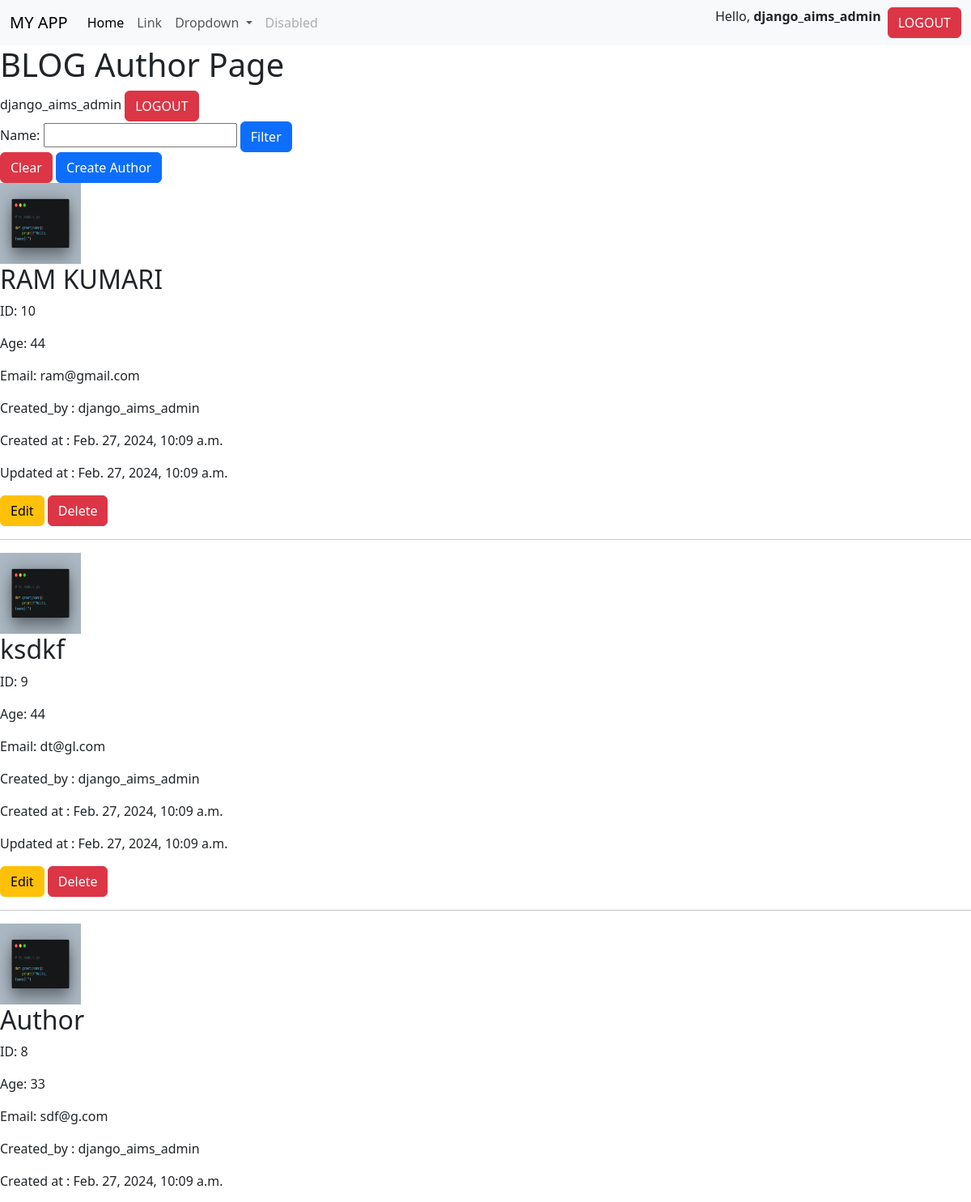
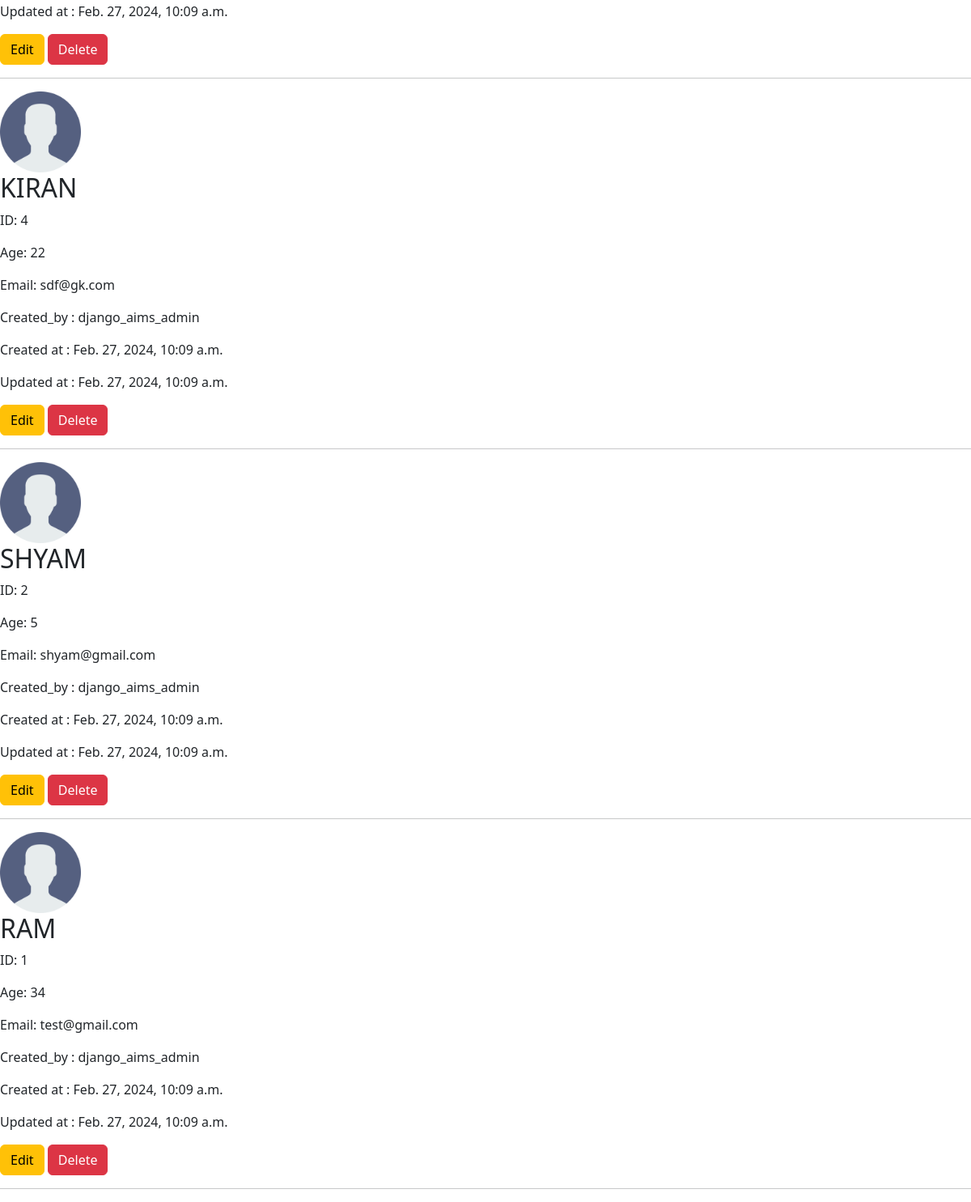
The app's page /blog/author_list/ (signed in) with its own data (2 pictures, top to bottom).
### blog/models.py (models this page shows)
class Author(models.Model):
    name = models.CharField(max_length=255)
    age = models.PositiveIntegerField()
    email = models.EmailField()
    bio = models.TextField()
    photo = models.ImageField(upload_to="author_photos/",null=True)
    created_by = models.ForeignKey(user,on_delete=models.CASCADE,)
    created_at = models.DateTimeField(auto_now_add=True,)
    updated_at = models.DateTimeField(auto_now=True)
    def __str__(self):
        return self.name
    class Meta:
        verbose_name_plural = "Authors"

### blog/views.py (the view)
# urls.py: path('author_list/',author_list,name="author_list"),
def author_list(request):
    if not  request.user.is_authenticated:
        return redirect('loginPage')
    form = AuthorFilterForm()
    name = request.GET.get('name')
    if name is not None:
        authors = Author.objects.filter(name__contains = name).filter(created_by=request.user).order_by('-id')
    else:
        authors = Author.objects.filter(created_by=request.user).order_by('-id')
    print(authors)
    context = {
        'author_list':authors,
        'form':form,
    }
    return render(request,'blog/author_list.html',context)

### blog/forms.py
class AuthorFilterForm(forms.Form):
    name = forms.CharField(max_length=255,required=True)

### blog/templates/blog/author_list.html
{% extends 'base.html' %}
{% load static %}
{% block content %}
<h1>BLOG Author Page</h1>
{{request.user}}
<a href="{% url 'logoutPage' %}" class="btn btn-danger">LOGOUT</a>
<form action="">
    {{form}}
    <button type="submit" class="btn btn-primary">Filter</button>
</form>
<a href="{% url 'author_list' %}" class="btn btn-danger">Clear</a>
<a href="{% url 'create_author' %}" class="btn btn-primary">Create Author</a>
<br>
{% for author in author_list %}
{% if author.photo %}
<img src="{{author.photo.url}}" style="height: 100px; width: 100px;" alt="">
{% else %}
<img src="{% static 'images/user_icon.png' %}" style="height: 100px; width: 100px;" alt="">
{% endif %}
<h2>{{author.name}}</h2>
<p>ID: {{author.id}}</p>
<p>Age: {{author.age}}</p>
<p>Email: {{author.email}}</p>
<p>Created_by : {{author.created_by}}</p>
<p>Created at : {{author.created_at}}</p>
<p>Updated at : {{author.updated_at}}</p>
<a href="{% url 'edit_author' author.id %}" class="btn btn-warning">Edit</a>
<a href="{% url 'delete_author' author.id %}" class="btn btn-danger">Delete</a>
<hr>
{% endfor %}
{% endblock content %}

### templates/base.html (shortened to what this page needs)
{% load static %}
<!doctype html>
<html lang="en">
  <head>
    <link href="https://cdn.jsdelivr.net/npm/bootstrap@5.3.3/dist/css/bootstrap.min.css" rel="stylesheet">
  </head>
  <body>
    <nav class="navbar navbar-expand-lg bg-body-tertiary">
        <div class="container-fluid">
          <a class="navbar-brand" href="#">MY APP</a>
          <div class="collapse navbar-collapse" id="navbarSupportedContent">
            <ul class="navbar-nav me-auto mb-2 mb-lg-0">
              <li class="nav-item">
                <a class="nav-link active" aria-current="page" href="#">Home</a>
              </li>
              <li class="nav-item">
                <a class="nav-link" href="#">Link</a>
              </li>
              <li class="nav-item dropdown">
                <a class="nav-link dropdown-toggle" href="#" role="button" data-bs-toggle="dropdown" aria-expanded="false">
                  Dropdown
                </a>
              </li>
              <li class="nav-item">
                <a class="nav-link disabled" aria-disabled="true">Disabled</a>
              </li>
            </ul>
             {% if request.user.is_authenticated %}
            <p>Hello, <strong>{{request.user}}</strong></p>
<a href="{% url 'logoutPage' %}" class="ms-2 btn btn-danger">LOGOUT</a>
{% else %}
<a href="{% url 'loginPage' %}" class="btn btn-success">LOGIN</a>
{% endif %}
          </div>
        </div>
      </nav>
   {% block content %}
   {% endblock content %}
  </body>
</html>

### records on screen
Author: photo (picture), name "RAM KUMARI", id "10", age "44", email "ram@gmail.com", created_by "django_aims_admin", created_at "Feb. 27, 2024, 10:09 a.m.", updated_at "Feb. 27, 2024, 10:09 a.m."
Author: photo (picture), name "ksdkf", id "9", age "44", email "dt@gl.com", created_by "django_aims_admin", created_at "Feb. 27, 2024, 10:09 a.m.", updated_at "Feb. 27, 2024, 10:09 a.m."
Author: photo (picture), name "Author", id "8", age "33", email "sdf@g.com", created_by "django_aims_admin", created_at "Feb. 27, 2024, 10:09 a.m.", updated_at "Feb. 27, 2024, 10:09 a.m."
Author: name "KIRAN", id "4", age "22", email "sdf@gk.com", created_by "django_aims_admin", created_at "Feb. 27, 2024, 10:09 a.m.", updated_at "Feb. 27, 2024, 10:09 a.m."
Author: name "SHYAM", id "2", age "5", email "shyam@gmail.com", created_by "django_aims_admin", created_at "Feb. 27, 2024, 10:09 a.m.", updated_at "Feb. 27, 2024, 10:09 a.m."
Author: name "RAM", id "1", age "34", email "test@gmail.com", created_by "django_aims_admin", created_at "Feb. 27, 2024, 10:09 a.m.", updated_at "Feb. 27, 2024, 10:09 a.m."

### other values on screen
{{ request.user }} "django_aims_admin"
